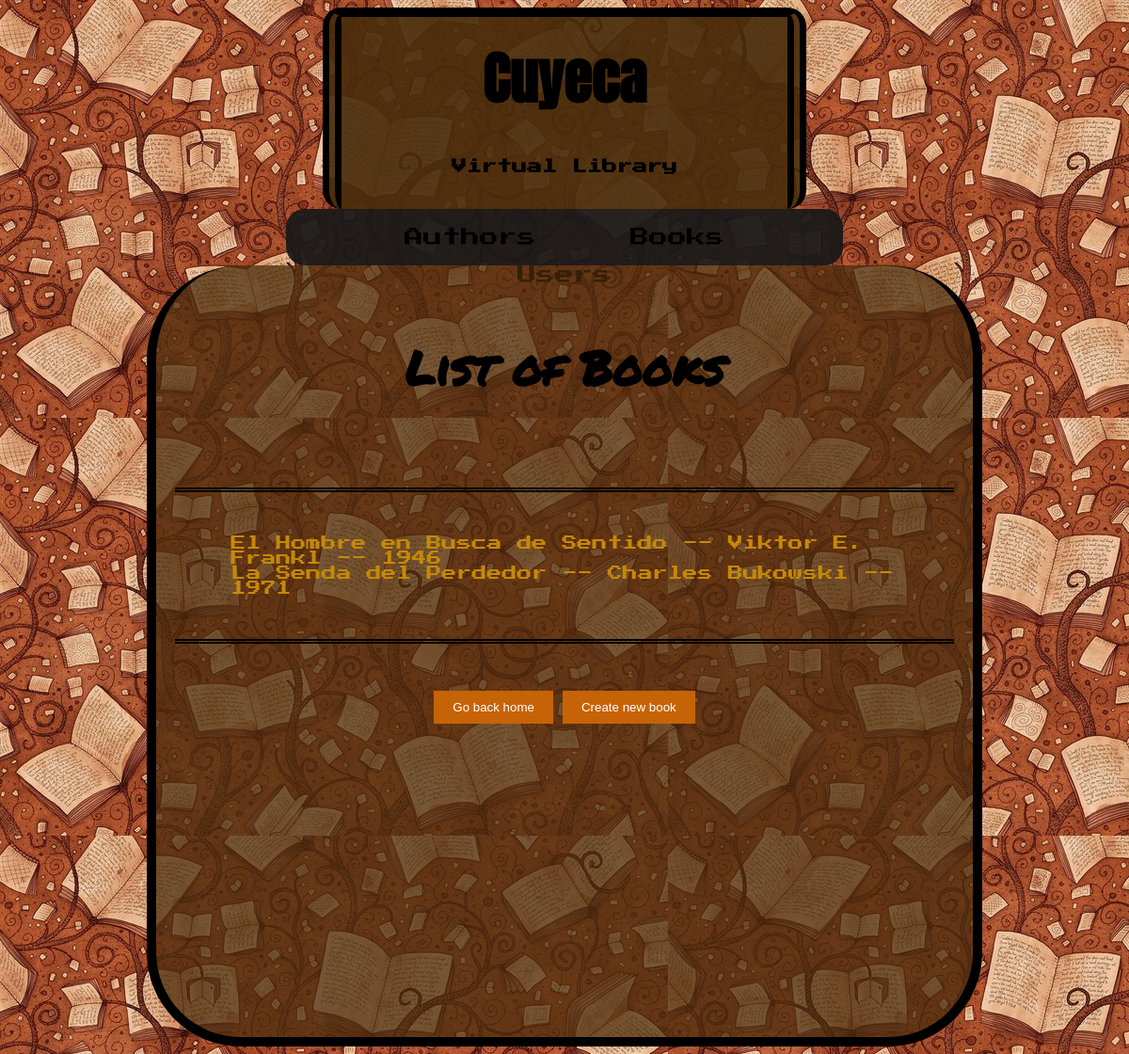
The app's page /library/book/ with its own data.
### library/models/book.py (models this page shows, shortened)
class Book(models.Model):
    name = models.CharField(max_length=60)
    author = models.ForeignKey(Author, on_delete=models.CASCADE, blank=True, null=True)
    genre = models.CharField(max_length=100)
    release_date = models.IntegerField(default=0)
    number_pages = models.IntegerField(default=0)
    summary = models.TextField(default=0, max_length=800)

### library/models/author.py (models this page shows, shortened)
class Author(models.Model):
    name = models.CharField(max_length=100)
    birth_date = models.DateField()
    death_date = models.DateField()
    books = models.ManyToManyField('Book', related_name='authors', blank=True)
    def __str__(self):
        return self.name

### library/views/books.py (the view)
# urls.py: path("book/", books.bookListView.as_view(), name="books"),
class bookListView(generic.ListView):
    model = Book
    context_object_name = 'book_list'
    template_name = 'library/book/book_list.html'

### library/templates/library/book/book_list.html
{% block content %}{%load static%}
<link rel="stylesheet" type="text/css" href="{% static 'library/style_author.css' %}">
<div class="head">
    <h1> Cuyeca </h1>
    <h4>Virtual Library</h4>
    <br>
</div>
<nav>
    <ul>
        <li><a href="{% url 'authors'%}">Authors</a></li>
        <li><a href="{% url 'books'%}">Books</a></li>
        <li><a href="{% url 'users'%}">Users</a></li>
    </ul>
</nav>
<div class="container">
    <div class="head_cont">
        <h2>List of Books</h2>
    </div>
    <div class="list">
        <ul>
            {% for book in book_list %}
            <li><a href="{% url 'book-detail' pk=book.pk %}">{{ book.name }} -- {{ book.author}} --
                    {{book.release_date}}</a>
            </li>
            {% empty %}
            <li>No books available.</li>
            {% endfor %}
        </ul>
    </div>
    <div class="botoms">
        <input type="button" value="Go back home" onclick="window.location.href='{% url 'index'  %}'" />
        <input type="button" value="Create new book" onclick="window.location.href='{% url 'create-book'  %}'" />
    </div>
</div>
{% endblock %}

### library/static/library/style_author.css (style rules this page uses)
.head { background-color: #482c0ce8; border-bottom: 0px; border-top: 10px solid; border-left: 20px double black; border-right: 20px double black; padding-top: 20px; background-size: cover; width: 40%; border-radius: 20px; }
.head h1 { font-family: 'Lilita One ', 'Anton', Arial, sans-serif, 'Permanent Marker', 'Alfa Slab One'; font-size: 60px; }
.head h1, h4 { margin-top: 0px; color: #000000; text-align: center; }
nav { height: 60px; width: 50%; font-size: 20px; background-color: #1a1919ef; background-size: cover; text-align: center; border-radius: 20px 20px 20px 20px; }
nav ul { margin: 0; margin-top: 10px; padding: 0; }
nav ul li { display: inline-block; }
nav ul li a { display: block; padding: 10px 40px; color: #000000; text-decoration: none; }
h2 { color: #000000; }
input[type="button"] { background-color: rgb(198, 99, 6); color: #fff; padding: 10px 20px; border: none; cursor: pointer; }
.container { border: solid; border-width: 10px; border-top: 0px; border-radius: 100px; display: flex; flex-direction: column; background-color: #482c0cb8; margin-top: 0px; min-height: 780px; padding: 20px; background-size: cover; width: 70%; align-items: center; }
.head_cont { text-align: center; width: 100%; margin-bottom: 0px; margin-top: 10px; }
.head_cont h2 { font-family: 'Permanent Marker', Arial, sans-serif; font-size: 50px; }
.list { padding: 0px; align-items: center; border-top: 5px double; border-bottom: 5px double black; max-width: 100%; padding: 10px; margin: 50px 0px 50px 0px; }
.list ul { margin-left: 30px; list-style: none; color: #000000; padding: 20px; }
.list a { text-decoration: none; color: rgb(198, 137, 6); }
.container .botoms { gap: 10px; display: flex; flex-direction: row; }

### records on screen
Book: name "El Hombre en Busca de Sentido", author "Viktor E. Frankl", release_date "1946"
Book: name "La Senda del Perdedor", author "Charles Bukowski", release_date "1971"
